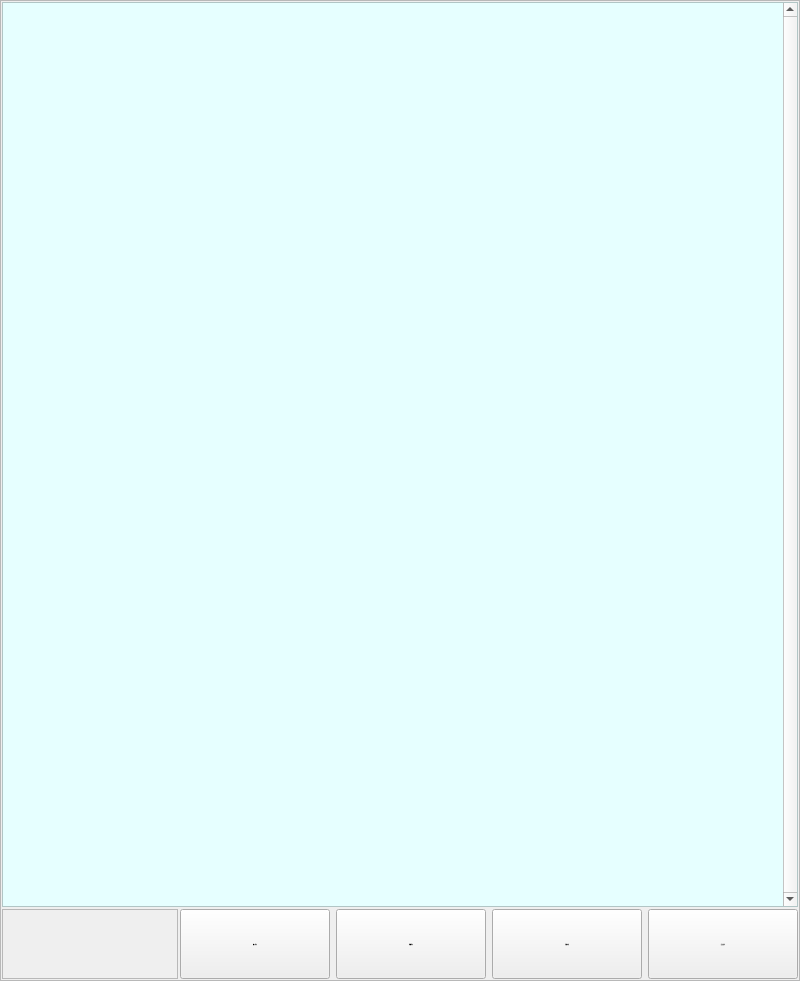
<?xml version="1.0" encoding="UTF-8"?>
<ui version="4.0">
 <class>FormSysLog</class>
 <widget class="QWidget" name="FormSysLog">
  <property name="geometry">
   <rect>
    <x>0</x>
    <y>0</y>
    <width>800</width>
    <height>981</height>
   </rect>
  </property>
  <property name="minimumSize">
   <size>
    <width>800</width>
    <height>981</height>
   </size>
  </property>
  <property name="maximumSize">
   <size>
    <width>800</width>
    <height>981</height>
   </size>
  </property>
  <property name="font">
   <font>
    <family>微软雅黑</family>
    <pointsize>-1</pointsize>
    <weight>50</weight>
    <italic>false</italic>
    <bold>false</bold>
   </font>
  </property>
  <property name="windowTitle">
   <string notr="true">系统日志</string>
  </property>
  <property name="styleSheet">
   <string notr="true">font: 28px &quot;微软雅黑&quot;;</string>
  </property>
  <layout class="QHBoxLayout" name="horizontalLayoutFrame">
   <property name="spacing">
    <number>0</number>
   </property>
   <property name="margin">
    <number>0</number>
   </property>
   <item>
    <widget class="QFrame" name="framesyslog">
     <property name="styleSheet">
      <string notr="true"/>
     </property>
     <property name="frameShape">
      <enum>QFrame::StyledPanel</enum>
     </property>
     <property name="frameShadow">
      <enum>QFrame::Raised</enum>
     </property>
     <property name="IsMainArea" stdset="0">
      <bool>true</bool>
     </property>
     <layout class="QGridLayout" name="gridLayoutFrame">
      <property name="margin">
       <number>1</number>
      </property>
      <property name="spacing">
       <number>2</number>
      </property>
      <item row="0" column="0" colspan="3">
       <widget class="QTableView" name="logView">
        <property name="sizePolicy">
         <sizepolicy hsizetype="Expanding" vsizetype="Expanding">
          <horstretch>0</horstretch>
          <verstretch>0</verstretch>
         </sizepolicy>
        </property>
        <property name="minimumSize">
         <size>
          <width>400</width>
          <height>100</height>
         </size>
        </property>
        <property name="maximumSize">
         <size>
          <width>16777215</width>
          <height>16777215</height>
         </size>
        </property>
        <property name="font">
         <font>
          <family>微软雅黑</family>
          <pointsize>-1</pointsize>
          <weight>50</weight>
          <italic>false</italic>
          <bold>false</bold>
         </font>
        </property>
        <property name="focusPolicy">
         <enum>Qt::NoFocus</enum>
        </property>
        <property name="styleSheet">
         <string notr="true">QTableView
{
	selection-background-color: rgb(64, 168, 255);
	background-color: rgb(230, 255, 255);
	alternate-background-color: rgb(199, 255, 255);
	gridline-color: rgb(168, 180, 168);
}
</string>
        </property>
        <property name="frameShadow">
         <enum>QFrame::Plain</enum>
        </property>
        <property name="verticalScrollBarPolicy">
         <enum>Qt::ScrollBarAlwaysOn</enum>
        </property>
        <property name="horizontalScrollBarPolicy">
         <enum>Qt::ScrollBarAlwaysOff</enum>
        </property>
        <property name="autoScroll">
         <bool>false</bool>
        </property>
        <property name="editTriggers">
         <set>QAbstractItemView::NoEditTriggers</set>
        </property>
        <property name="tabKeyNavigation">
         <bool>false</bool>
        </property>
        <property name="showDropIndicator" stdset="0">
         <bool>false</bool>
        </property>
        <property name="dragDropOverwriteMode">
         <bool>false</bool>
        </property>
        <property name="alternatingRowColors">
         <bool>true</bool>
        </property>
        <property name="selectionMode">
         <enum>QAbstractItemView::SingleSelection</enum>
        </property>
        <property name="selectionBehavior">
         <enum>QAbstractItemView::SelectRows</enum>
        </property>
        <property name="iconSize">
         <size>
          <width>32</width>
          <height>32</height>
         </size>
        </property>
        <property name="verticalScrollMode">
         <enum>QAbstractItemView::ScrollPerPixel</enum>
        </property>
        <property name="horizontalScrollMode">
         <enum>QAbstractItemView::ScrollPerPixel</enum>
        </property>
        <property name="sortingEnabled">
         <bool>false</bool>
        </property>
        <property name="wordWrap">
         <bool>false</bool>
        </property>
        <property name="cornerButtonEnabled">
         <bool>true</bool>
        </property>
        <attribute name="horizontalHeaderVisible">
         <bool>false</bool>
        </attribute>
        <attribute name="horizontalHeaderCascadingSectionResizes">
         <bool>false</bool>
        </attribute>
        <attribute name="horizontalHeaderDefaultSectionSize">
         <number>0</number>
        </attribute>
        <attribute name="horizontalHeaderHighlightSections">
         <bool>false</bool>
        </attribute>
        <attribute name="horizontalHeaderMinimumSectionSize">
         <number>40</number>
        </attribute>
        <attribute name="verticalHeaderVisible">
         <bool>false</bool>
        </attribute>
        <attribute name="verticalHeaderDefaultSectionSize">
         <number>50</number>
        </attribute>
        <attribute name="verticalHeaderMinimumSectionSize">
         <number>50</number>
        </attribute>
       </widget>
      </item>
      <item row="1" column="2">
       <layout class="QHBoxLayout" name="horizontalLayoutBtn">
        <property name="spacing">
         <number>6</number>
        </property>
        <property name="leftMargin">
         <number>0</number>
        </property>
        <item>
         <widget class="xPushButton" name="BtnIo">
          <property name="minimumSize">
           <size>
            <width>150</width>
            <height>70</height>
           </size>
          </property>
          <property name="maximumSize">
           <size>
            <width>150</width>
            <height>70</height>
           </size>
          </property>
          <property name="font">
           <font>
            <family>微软雅黑</family>
            <pointsize>-1</pointsize>
            <weight>50</weight>
            <italic>false</italic>
            <bold>false</bold>
           </font>
          </property>
          <property name="styleSheet">
           <string notr="true"/>
          </property>
          <property name="text">
           <string>端口状态</string>
          </property>
         </widget>
        </item>
        <item>
         <widget class="xPushButton" name="BtnPara">
          <property name="minimumSize">
           <size>
            <width>150</width>
            <height>70</height>
           </size>
          </property>
          <property name="maximumSize">
           <size>
            <width>150</width>
            <height>70</height>
           </size>
          </property>
          <property name="font">
           <font>
            <family>微软雅黑</family>
            <pointsize>-1</pointsize>
            <weight>50</weight>
            <italic>false</italic>
            <bold>false</bold>
           </font>
          </property>
          <property name="text">
           <string>参数状态</string>
          </property>
         </widget>
        </item>
        <item>
         <widget class="xPushButton" name="BtnDetail">
          <property name="minimumSize">
           <size>
            <width>150</width>
            <height>70</height>
           </size>
          </property>
          <property name="maximumSize">
           <size>
            <width>150</width>
            <height>70</height>
           </size>
          </property>
          <property name="font">
           <font>
            <family>微软雅黑</family>
            <pointsize>-1</pointsize>
            <weight>50</weight>
            <italic>false</italic>
            <bold>false</bold>
           </font>
          </property>
          <property name="focusPolicy">
           <enum>Qt::NoFocus</enum>
          </property>
          <property name="text">
           <string>详细内容</string>
          </property>
         </widget>
        </item>
        <item>
         <widget class="xPushButton" name="BtnQuery">
          <property name="minimumSize">
           <size>
            <width>150</width>
            <height>70</height>
           </size>
          </property>
          <property name="maximumSize">
           <size>
            <width>150</width>
            <height>70</height>
           </size>
          </property>
          <property name="font">
           <font>
            <family>微软雅黑</family>
            <pointsize>-1</pointsize>
            <weight>50</weight>
            <italic>false</italic>
            <bold>false</bold>
           </font>
          </property>
          <property name="focusPolicy">
           <enum>Qt::NoFocus</enum>
          </property>
          <property name="text">
           <string>日志查询3</string>
          </property>
         </widget>
        </item>
       </layout>
      </item>
      <item row="1" column="0" colspan="2">
       <widget class="QLabel" name="labelQuery">
        <property name="minimumSize">
         <size>
          <width>0</width>
          <height>70</height>
         </size>
        </property>
        <property name="maximumSize">
         <size>
          <width>16777215</width>
          <height>70</height>
         </size>
        </property>
        <property name="font">
         <font>
          <family>微软雅黑</family>
          <pointsize>-1</pointsize>
          <weight>50</weight>
          <italic>false</italic>
          <bold>false</bold>
         </font>
        </property>
        <property name="frameShape">
         <enum>QFrame::StyledPanel</enum>
        </property>
        <property name="frameShadow">
         <enum>QFrame::Sunken</enum>
        </property>
        <property name="text">
         <string notr="true"/>
        </property>
        <property name="wordWrap">
         <bool>true</bool>
        </property>
       </widget>
      </item>
     </layout>
     <zorder>labelQuery</zorder>
     <zorder>logView</zorder>
    </widget>
   </item>
  </layout>
 </widget>
 <customwidgets>
  <customwidget>
   <class>xPushButton</class>
   <extends>QPushButton</extends>
   <header>xpushbutton.h</header>
   <slots>
    <slot>KeyADDClick()</slot>
   </slots>
  </customwidget>
 </customwidgets>
 <resources/>
 <connections>
  <connection>
   <sender>BtnQuery</sender>
   <signal>clicked()</signal>
   <receiver>FormSysLog</receiver>
   <slot>query()</slot>
   <hints>
    <hint type="sourcelabel">
     <x>791</x>
     <y>388</y>
    </hint>
    <hint type="destinationlabel">
     <x>841</x>
     <y>24</y>
    </hint>
   </hints>
  </connection>
  <connection>
   <sender>BtnIo</sender>
   <signal>clicked()</signal>
   <receiver>FormSysLog</receiver>
   <slot>showPortStatus()</slot>
   <hints>
    <hint type="sourcelabel">
     <x>355</x>
     <y>391</y>
    </hint>
    <hint type="destinationlabel">
     <x>361</x>
     <y>477</y>
    </hint>
   </hints>
  </connection>
  <connection>
   <sender>BtnPara</sender>
   <signal>clicked()</signal>
   <receiver>FormSysLog</receiver>
   <slot>showParameter()</slot>
   <hints>
    <hint type="sourcelabel">
     <x>490</x>
     <y>388</y>
    </hint>
    <hint type="destinationlabel">
     <x>487</x>
     <y>437</y>
    </hint>
   </hints>
  </connection>
  <connection>
   <sender>BtnDetail</sender>
   <signal>clicked()</signal>
   <receiver>FormSysLog</receiver>
   <slot>showDetail()</slot>
   <hints>
    <hint type="sourcelabel">
     <x>596</x>
     <y>388</y>
    </hint>
    <hint type="destinationlabel">
     <x>599</x>
     <y>481</y>
    </hint>
   </hints>
  </connection>
 </connections>
 <slots>
  <slot>query()</slot>
  <slot>showPortStatus()</slot>
  <slot>showParameter()</slot>
  <slot>showDetail()</slot>
 </slots>
</ui>
